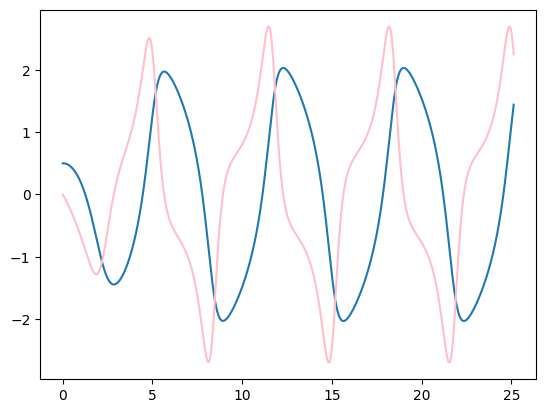

Here is the Python script that generated this plot:
#Van Der Pol Oscillator
import matplotlib.pyplot as plt
import math

ydot = lambda x,y, e : -1*x - e*(x**2 -1)*y 

y0 = 0
t0 = 0
x0 = 0.5 
e = 1 
tn = 8*math.pi
h=0.01
xval , yval, tval = [x0] , [y0] , [t0]

for i in range(int(tn / h)):
  x1 = x0 + h*y0
  y1 = y0 + h*ydot(x0,y0,e)
  xval.append(x1)
  yval.append(y1)
  t0= t0 + h
  tval.append(t0)

  y0 = y1
  x0 = x1
# print(xval)
# print(tval)
# print(yval)
plt.plot(tval, xval)
plt.plot(tval, yval, 'pink')
